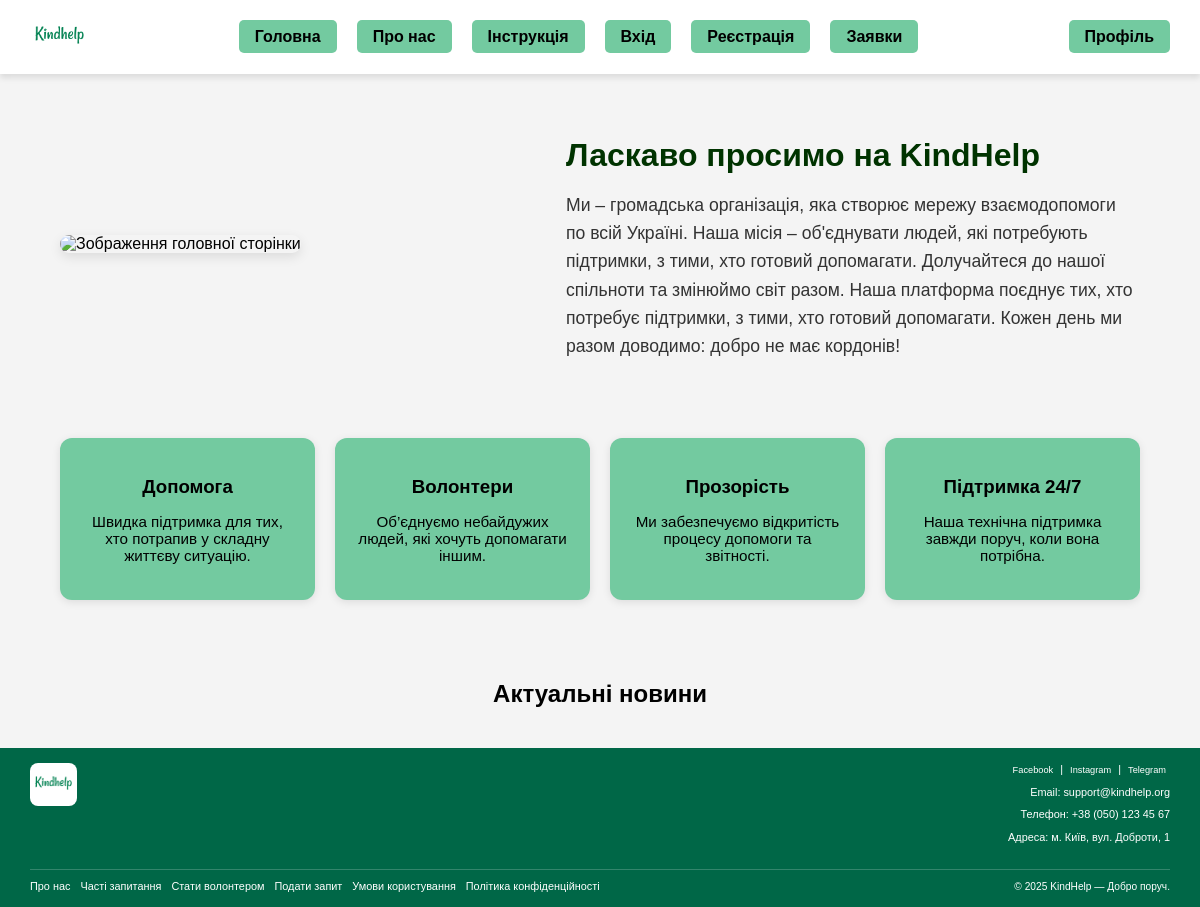
Before: / with the older database file.
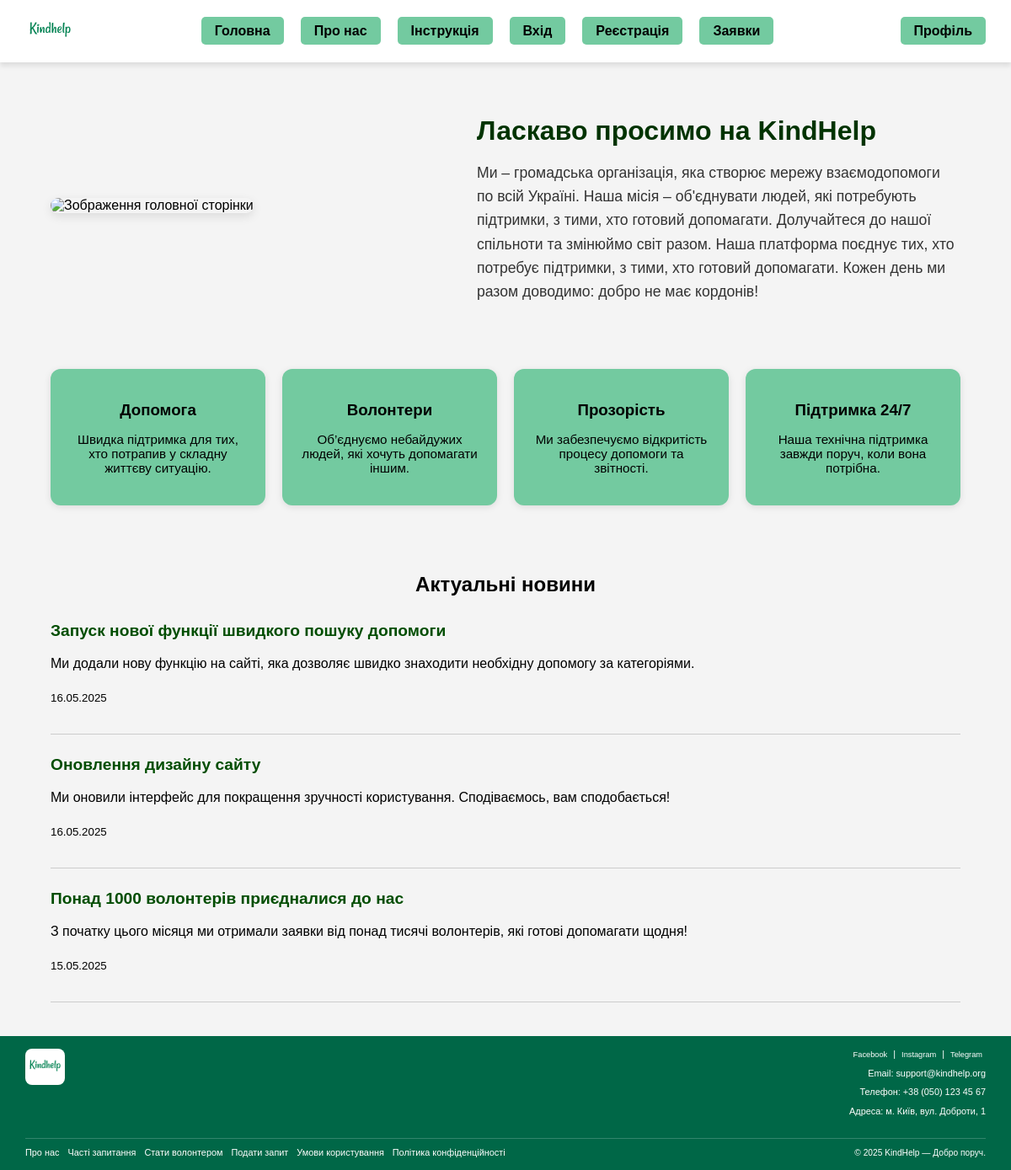
After: the same page with the newer database file.
### myapp/models.py (models this page shows, shortened)
class CurrentNews(models.Model):
    title = models.CharField(max_length=255)
    text = models.TextField()
    date = models.DateField()

### myapp/views.py (the view)
# urls.py: path('', views.home, name='home'),
def home(request):
    news = CurrentNews.objects.order_by('-date')
    return render(request, 'myapp/index.html', {'news': news})

### myapp/templates/myapp/index.html (shortened to what this page needs)
{% load static %}
<!DOCTYPE html>
<html lang="uk">
  <head>
    <link rel="stylesheet" href="{% static 'css/index.css' %}" />
  </head>
  <body>
    <header>
      <div class="logo">
        <div class="logo-bg">
          <img src="{% static 'img/logo.png' %}" alt="Іконка" />
        </div>
      </div>
      <nav class="navigation">
        <ul>
          <li><a href="{% url 'home' %}">Головна</a></li>
          <li><a href="{% url 'about' %}">Про нас</a></li>
          <li><a href="{%url 'instruction'%}">Інструкція</a></li>
          <li><a href="{%url 'log_in'%}">Вхід</a></li>
          <li><a href="{%url 'sign_up'%}">Реєстрація</a></li>
          <li><a href="{%url 'zayavki'%}">Заявки</a></li>
        </ul>
      </nav>
      <div class="profile">
        <a href="{% url 'profile' %}">Профіль</a>
      </div>
    </header>
    <main>
      <section class="intro-section">
        <div class="intro-image">
          <img
            src="{% static 'img/on_main_page.png' %}"
            alt="Зображення головної сторінки"
          />
        </div>
        <div class="intro-text">
          <h1>Ласкаво просимо на KindHelp</h1>
          <p>
            Ми – громадська організація, яка створює мережу взаємодопомоги по всій Україні.
            Наша місія – об'єднувати людей, які потребують підтримки, з тими, хто готовий допомагати.
             Долучайтеся до нашої
            спільноти та змінюймо світ разом. Наша платформа поєднує тих, хто потребує підтримки, з тими, хто готовий допомагати. Кожен день ми разом доводимо: добро не має кордонів!
          </p>
        </div>
      </section>
      <section class="info-cards">
        <div class="info-card">
          <h3>Допомога</h3>
          <p>
            Швидка підтримка для тих, хто потрапив у складну життєву ситуацію.
          </p>
        </div>
        <div class="info-card">
          <h3>Волонтери</h3>
          <p>Об’єднуємо небайдужих людей, які хочуть допомагати іншим.</p>
        </div>
        <div class="info-card">
          <h3>Прозорість</h3>
          <p>Ми забезпечуємо відкритість процесу допомоги та звітності.</p>
        </div>
        <div class="info-card">
          <h3>Підтримка 24/7</h3>
          <p>Наша технічна підтримка завжди поруч, коли вона потрібна.</p>
        </div>
      </section>
      <section class="news-section">
        <h2>Актуальні новини</h2>
        {% for el in news %}
          <div class="news-item">
            <h3>{{ el.title }}</h3>
            <p>{{ el.text }}</p>
            <p><small>{{ el.date|date:"d.m.Y" }}</small></p>
          </div>
        {% endfor %}
      </section>
    </main>
    <footer>
      <div class="container">
        <div class="footer-top">
          <div class="footer-logo">
            <div class="logo-bg">
              <img src="{% static 'img/logo.png' %}" alt="Іконка" />
            </div>
          </div>
          <div class="social-contacts">
            <div class="social-links">
              <a href="#">Facebook</a> | <a href="#">Instagram</a> |
              <a href="#">Telegram</a>
            </div>
            <p>Email: support@kindhelp.org</p>
            <p>Телефон: +38 (050) 123 45 67</p>
            <p>Адреса: м. Київ, вул. Доброти, 1</p>
          </div>
        </div>
        <div class="footer-bottom">
          <div class="footer-links">
            <a href="{% url 'about' %}">Про нас</a>
            <a href="{%url 'instruction'%}">Часті запитання</a>
            <a href="{% url 'profile' %}">Стати волонтером</a>
            <a href="{%url 'instruction'%}">Подати запит</a>
            <a href="{%url 'instruction'%}">Умови користування</a>
            <a href="{% url 'about' %}">Політика конфіденційності</a>
          </div>
          <div class="copyright">© 2025 KindHelp — Добро поруч.</div>
        </div>
      </div>
    </footer>
  </body>
</html>

### myapp/static/css/index.css (style rules this page uses)
body { margin: 0; font-family: Arial, sans-serif; background-color: #f4f4f4; }
html, body { height: 100%; margin: 0; display: flex; flex-direction: column; }
main { flex: 1; }
header { background-color: #ffffff; box-shadow: 0 4px 6px rgba(0, 0, 0, 0.1); z-index: 10; position: relative; display: flex; justify-content: space-between; align-items: center; padding: 10px 30px; flex-wrap: wrap; }
header .logo img { height: 40px; }
header .navigation { flex-grow: 1; display: flex; justify-content: center; }
header .navigation ul { list-style: none; display: flex; gap: 20px; padding: 0; margin: 0; }
header .navigation a { background-color: #73caa0; color: black; text-decoration: none; padding: 8px 16px; border-radius: 5px; font-weight: bold; transition: background-color 0.3s; }
header .profile a { background-color: #73caa0; color: black; text-decoration: none; padding: 8px 16px; border-radius: 5px; font-weight: bold; transition: background-color 0.3s; }
.intro-section { display: flex; width: 90%; align-items: center; justify-content: center; padding: 20px 20px; gap: 40px; margin: 0 auto; flex-wrap: wrap; }
.intro-image img { max-width: 60%; height: auto; border-radius: 12px; box-shadow: 0 4px 12px rgba(0, 0, 0, 0.1); }
.intro-image { flex: 1 1 40%; text-align: left; }
.intro-text { flex: 1 1 50%; }
.intro-text h1 { font-size: 2rem; margin-bottom: 16px; color: #003300; }
.intro-text p { font-size: 1.1rem; line-height: 1.6; color: #333; }
.info-cards { display: flex; width: 90%; justify-content: space-between; gap: 20px; padding: 40px 20px; flex-wrap: wrap; margin: 0 auto; }
.info-card { flex: 1 1 calc(20% - 20px); background-color: #73caa0; padding: 20px; border-radius: 12px; box-shadow: 0 2px 8px rgba(0, 0, 0, 0.1); text-align: center; }
.info-card h3 { color: #000000; margin-bottom: 12px; }
.info-card p { font-size: 0.95rem; color: #000000; }
.news-section { width: 90%; margin: 40px auto; padding: 0 20px; }
.news-section h2 { text-align: center; color: #000000; margin-bottom: 30px; }
.news-item { margin-bottom: 25px; padding-bottom: 15px; border-bottom: 1px solid #ccc; }
.news-item h3 { margin-bottom: 8px; font-size: 1.2rem; color: #004d00; }
.news-item p { color: #000000; font-size: 1rem; line-height: 1.5; }
footer { background-color: #006747; color: white; padding: 15px 30px; font-size: 0.85em; }
footer .container { display: flex; flex-direction: column; gap: 15px; }
.footer-top { display: flex; justify-content: space-between; align-items: flex-start; flex-wrap: wrap; }
.footer-logo img { height: 30px; }
.social-contacts { text-align: right; font-size: 0.8em; }
.social-links a { color: #ffffff; text-decoration: none; margin: 0 4px; font-size: 0.85em; }
.footer-bottom { display: flex; justify-content: space-between; align-items: center; flex-wrap: wrap; border-top: 1px solid #ffffff33; padding-top: 10px; }
.footer-links { display: flex; flex-wrap: wrap; gap: 10px; font-size: 0.8em; }
.footer-links a { color: #ffffff; text-decoration: none; font-weight: normal; transition: color 0.3s; }
footer .copyright { font-size: 0.75em; color: #ffffff; }
.logo-bg { background-color: white; padding: 5px; border-radius: 8px; display: inline-block; }
.footer-logo img, .logo img { height: 30px; }

Changed rows visible on the page:
added CurrentNews: title "Запуск нової функції швидкого пошуку допомоги", text "Ми додали нову функцію на сайті, яка дозволяє швидко знаходити необхідну допомогу за категоріями.", date "16.05.2025"
added CurrentNews: title "Оновлення дизайну сайту", text "Ми оновили інтерфейс для покращення зручності користування. Сподіваємось, вам сподобається!", date "16.05.2025"
added CurrentNews: title "Понад 1000 волонтерів приєдналися до нас", text "З початку цього місяця ми отримали заявки від понад тисячі волонтерів, які готові допомагати щодня!", date "15.05.2025"
